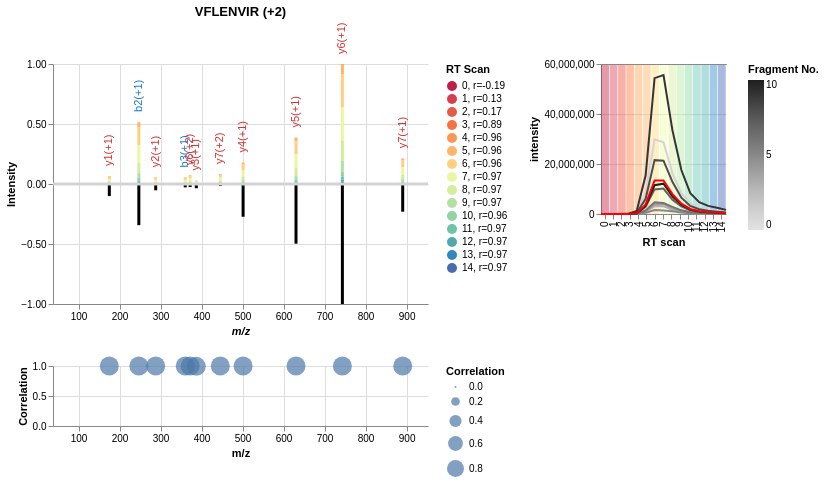

The notebook cell saved with this chart:
### Markdown cell above
### Mirror plots

### Code cell
mirror_w_xic_w_corrs(
    spectrum_slice,
    mz_library,
    intensity_library,
    fragment_library,
    precursor_df,
    selected_hash,
    width=500,
    height=300,
)

### Figure 1 — Vega-Lite specification as saved in the notebook (floating-point values rounded to 4 significant figures; data arrays with more than 128 entries replaced by an {"elided": "..."} marker saying what was removed)
{"config": {"view": {"continuousWidth": 300, "continuousHeight": 300, "stroke": null}}, "hconcat": [{"vconcat": [{"layer": [{"mark": {"type": "text", "align": "left", "angle": 270, "baseline": "middle", "dx": 10}, "encoding": {"color": {"field": "label_color", "scale": null, "type": "nominal"}, "text": {"field": "frag_label", "type": "nominal"}, "x": {"axis": {"grid": true, "title": "m/z", "titleFontStyle": "italic"}, "field": "mz", "scale": {"domain": [50, 940.0], "nice": false, "padding": 5, "zero": false}, "type": "quantitative"}, "y": {"aggregate": "sum", "axis": {"format": ".2f", "grid": true, "title": ["Intensity"]}, "field": "norm_intensity", "type": "quantitative"}}}, {"mark": {"type": "bar", "size": 3}, "encoding": {"color": {"field": "rt_cat", "scale": {"domain": ["0, r=-0.19", "1, r=0.13", "2, r=0.17", "3, r=0.89", "4, r=0.96", "5, r=0.96", "6, r=0.96", "7, r=0.97", "8, r=0.97", "9, r=0.97", "10, r=0.96", "11, r=0.97", "12, r=0.97", "13, r=0.97", "14, r=0.97"], "range": ["#ba2049", "#d63f4f", "#e75948", "#f57245", "#fa9656", "#fdb567", "#fed07e", "#ebf7a0", "#d3ed9c", "#b3e0a2", "#91d3a4", "#6bc4a5", "#50a9af", "#3389bd", "#486cb0"]}, "title": "RT Scan", "type": "nominal"}, "tooltip": [{"field": "mz", "format": ".3f", "title": "m/z", "type": "quantitative"}, {"field": "norm_intensity", "format": ".2f", "title": "Intensity", "type": "quantitative"}], "x": {"axis": {"grid": true, "title": "m/z", "titleFontStyle": "italic"}, "field": "mz", "scale": {"domain": [50, 940.0], "nice": false, "padding": 5, "zero": false}, "type": "quantitative"}, "y": {"aggregate": "sum", "axis": {"format": ".2f", "grid": true, "title": ["Intensity"]}, "field": "norm_intensity", "type": "quantitative"}}}, {"data": {"name": "data-6fea5201edca5b6d0af445eb3831adb7"}, "mark": {"type": "rule", "size": 3}, "encoding": {"tooltip": [{"field": "mz", "format": ".3f", "title": "m/z", "type": "quantitative"}, {"field": "intensity", "format": ".2f", "title": "Intensity", "type": "quantitative"}], "x": {"axis": {"grid": true, "title": "m/z", "titleFontStyle": "italic"}, "field": "mz", "scale": {"domain": [50, 940.0], "nice": false, "padding": 5, "zero": false}, "type": "quantitative"}, "y": {"axis": {"format": "", "grid": true, "title": ["Intensity"]}, "field": "minus_intensity", "scale": {"nice": true, "padding": 0}, "type": "quantitative"}}}, {"data": {"name": "data-35e242a548128b72b9f6a9c1e76cc54b"}, "mark": {"type": "rule", "size": 3}, "encoding": {"color": {"value": "lightGray"}, "y": {"field": "sep", "type": "quantitative"}}}], "data": {"name": "data-e4164f7a38e20be2af8ce62e621472d2"}, "height": 240.0, "title": {"text": "VFLENVIR (+2)", "color": "black", "fontWeight": "bold"}, "width": 375.0}, {"data": {"name": "data-fb584d5384a8911f51186b5ffa9b6fbc"}, "mark": {"type": "circle"}, "encoding": {"size": {"field": "corr_coeff", "legend": {"title": "Correlation"}, "type": "quantitative"}, "x": {"axis": {"title": "m/z"}, "field": "mz", "type": "quantitative"}, "y": {"axis": {"title": "Correlation"}, "field": "corr_coeff", "type": "quantitative"}}, "height": 60.0, "width": 375.0}], "resolve": {"scale": {"color": "independent", "size": "independent", "x": "shared"}}}, {"layer": [{"mark": {"type": "bar", "opacity": 0.05}, "encoding": {"color": {"field": "RT_scan", "legend": null, "scale": {"domain": [0, 1, 2, 3, 4, 5, 6, 7, 8, 9, 10, 11, 12, 13, 14], "range": ["#ba2049", "#d63f4f", "#e75948", "#f57245", "#fa9656", "#fdb567", "#fed07e", "#ebf7a0", "#d3ed9c", "#b3e0a2", "#91d3a4", "#6bc4a5", "#50a9af", "#3389bd", "#486cb0"]}, "type": "ordinal"}, "x": {"axis": {"title": "RT scan"}, "field": "RT_scan", "type": "ordinal"}, "y": {"value": 1}}, "title": ""}, {"mark": {"type": "line"}, "encoding": {"color": {"field": "mz_scan", "legend": {"title": "Fragment No."}, "scale": {"scheme": "greys"}, "type": "quantitative"}, "x": {"axis": {"labels": false, "ticks": false, "title": null}, "field": "RT_scan", "type": "quantitative"}, "y": {"field": "intensity", "type": "quantitative"}}}, {"data": {"name": "data-c59e31e5dc73e8d53a8c8da692b2a796"}, "mark": {"type": "line", "color": "red"}, "encoding": {"x": {"axis": {"labels": false, "ticks": false, "title": null}, "field": "RT_scan", "type": "quantitative"}, "y": {"field": "intensity", "type": "quantitative"}}}], "data": {"name": "data-c18074e8d21933bc79fa5d05f654a8f0"}, "height": 150.0, "width": 125.0}], "resolve": {"scale": {"color": "independent"}}, "$schema": "https://vega.github.io/schema/vega-lite/v5.20.1.json", "datasets": {"data-e4164f7a38e20be2af8ce62e621472d2": {"elided": "165 records"}, "data-6fea5201edca5b6d0af445eb3831adb7": [{"mz": 175.1, "intensity": 0.1006, "norm_intensity": 0.1006, "minus_intensity": -0.1006}, {"mz": 247.1, "intensity": 0.3432, "norm_intensity": 0.3432, "minus_intensity": -0.3432}, {"mz": 288.2, "intensity": 0.05252, "norm_intensity": 0.05252, "minus_intensity": -0.05252}, {"mz": 360.2, "intensity": 0.02807, "norm_intensity": 0.02807, "minus_intensity": -0.02807}, {"mz": 372.2, "intensity": 0.02509, "norm_intensity": 0.02509, "minus_intensity": -0.02509}, {"mz": 387.3, "intensity": 0.03531, "norm_intensity": 0.03531, "minus_intensity": -0.03531}, {"mz": 445.8, "intensity": 0.017, "norm_intensity": 0.017, "minus_intensity": -0.017}, {"mz": 501.3, "intensity": 0.2731, "norm_intensity": 0.2731, "minus_intensity": -0.2731}, {"mz": 630.4, "intensity": 0.4972, "norm_intensity": 0.4972, "minus_intensity": -0.4972}, {"mz": 743.4, "intensity": 1.0, "norm_intensity": 1.0, "minus_intensity": -1.0}, {"mz": 890.5, "intensity": 0.2308, "norm_intensity": 0.2308, "minus_intensity": -0.2308}], "data-35e242a548128b72b9f6a9c1e76cc54b": [{"sep": 0}], "data-fb584d5384a8911f51186b5ffa9b6fbc": [{"mz": 175.1, "corr_coeff": 0.9996}, {"mz": 247.1, "corr_coeff": 0.9991}, {"mz": 288.2, "corr_coeff": 0.9992}, {"mz": 360.2, "corr_coeff": 0.9988}, {"mz": 372.2, "corr_coeff": 0.9998}, {"mz": 387.3, "corr_coeff": 0.9944}, {"mz": 445.8, "corr_coeff": 0.9991}, {"mz": 501.3, "corr_coeff": 0.9997}, {"mz": 630.4, "corr_coeff": 0.9999}, {"mz": 743.4, "corr_coeff": 0.9998}, {"mz": 890.5, "corr_coeff": 0.9996}], "data-c18074e8d21933bc79fa5d05f654a8f0": {"elided": "165 records"}, "data-c59e31e5dc73e8d53a8c8da692b2a796": [{"RT_scan": 0, "intensity": 4114.0}, {"RT_scan": 1, "intensity": 3317.0}, {"RT_scan": 2, "intensity": 2841.0}, {"RT_scan": 3, "intensity": 13160.0}, {"RT_scan": 4, "intensity": 272100.0}, {"RT_scan": 5, "intensity": 3859000.0}, {"RT_scan": 6, "intensity": 13400000.0}, {"RT_scan": 7, "intensity": 13430000.0}, {"RT_scan": 8, "intensity": 7946000.0}, {"RT_scan": 9, "intensity": 4136000.0}, {"RT_scan": 10, "intensity": 2018000.0}, {"RT_scan": 11, "intensity": 1129000.0}, {"RT_scan": 12, "intensity": 767900.0}, {"RT_scan": 13, "intensity": 573800.0}, {"RT_scan": 14, "intensity": 376000.0}]}}
